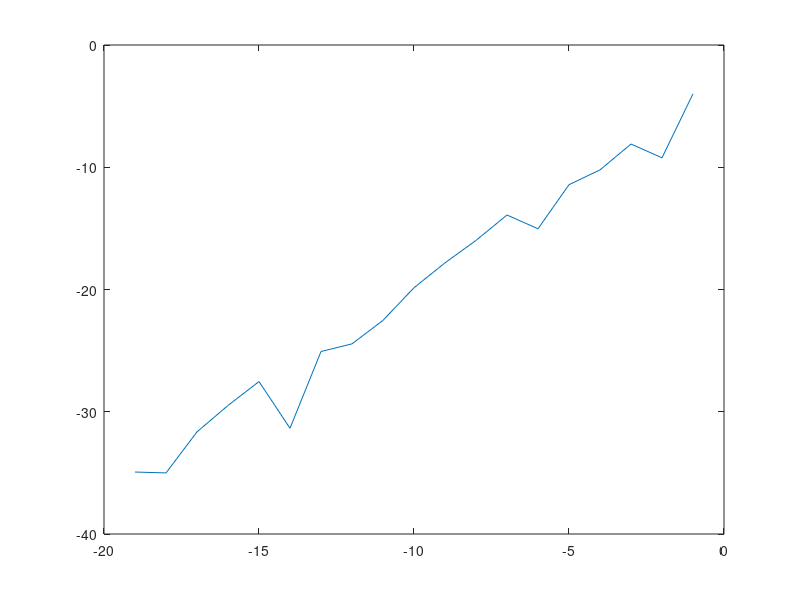

MATLAB code for this plot:
%% Plotting convergence of error in trapezoidal method.
% Goal: show that convergence is NOT of order 2 (expected order) when 
% computing for a function that has a cusp and making the grid points
% on-and off the cusp (big error-small error oscillation). Using built-in
% trapz function.
%%
m = 1;
max_m = 20;
error = zeros(1,m);
while m <= max_m
    n = 2.^m;
    h = 1/n;
    H(m) = h;
    X = 0:h:1;
    Y = ((X- 1/sqrt(2)).^2).^(1/3);
    value(m) = trapz(X,Y);
    if m >= 2
    error(m) = abs(value(m)-value(m-1));
    end
    m = m+1;
end

%% Plotting the convergence of error in conventional log-log form
%%
Hflip = fliplr(H(1:max_m-1));
errorflip = fliplr(error(2:max_m));
plot(log2(Hflip), log2(errorflip))